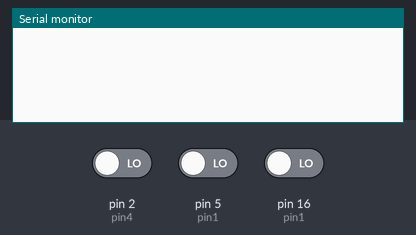
The sketch below on a simulated Arduino Uno, built with avr-gcc and run on an emulated ATmega328P. Parts: the last lines printed to the serial monitor. The test bench sets the inputs (shaded band); at power-on: pin 2 (pin4) LOW, pin 5 (pin1) LOW, pin 16 (pin1) LOW.

Above: at 1.2 s.
1.3 s: pin 2 (pin4) driven HIGH
At 2.5 s:
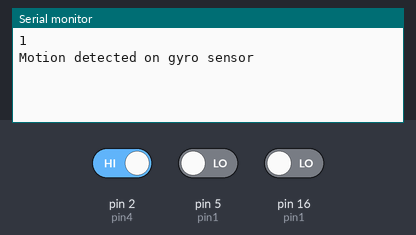
2.8 s: pin 5 (pin1) driven HIGH
At 3.8 s:
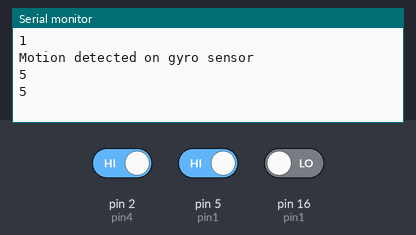
4.3 s: pin 16 (pin1) driven HIGH
At 5.0 s:
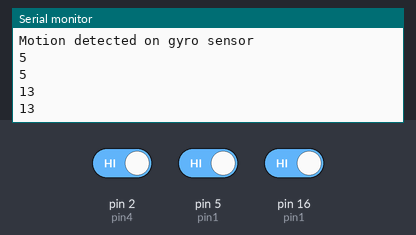
5.8 s: pin 2 (pin4) driven LOW
At 6.1 s:
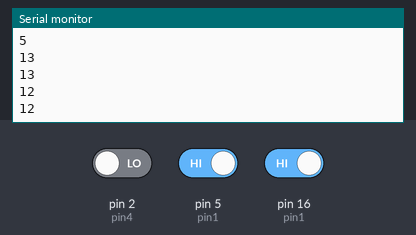
7.3 s: pin 5 (pin1) driven LOW
At 8.5 s:
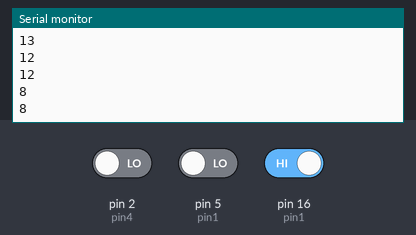
Timing chart, 0 to 9.8 s (numbered marks = the images above; inputs shaded):
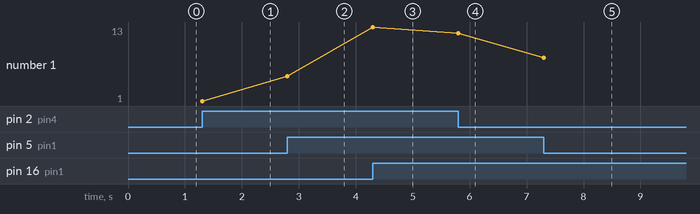

Measured:
- after the input at 1.3 s, the serial monitor: prints a new line at once (image 1)
- after the input at 2.8 s, the serial monitor: prints a new line at once (image 2)
- after the input at 4.3 s, the serial monitor: prints a new line at once (image 3)
- after the input at 5.8 s, the serial monitor: prints a new line at once (image 4)
- after the input at 7.3 s, the serial monitor: prints a new line at once (image 5)
- plotted number 1: 1 → 5 after the input at 2.8 s, 5 → 13 after the input at 4.3 s, 13 → 12 after the input at 5.8 s, 12 → 8 after the input at 7.3 s

The sketch:

reciver.ino
```cpp
int pin1 = 16;
int pin2 = 5;
int pin3 = 0;
int pin4 = 2;
int globPin1Value = 0;
int globPin2Value = 0;
int globPin3Value = 0;
int globPin4Value = 0;
void setup() {
  Serial.begin(115200);
  pinMode(pin1, INPUT);
  pinMode(pin2, INPUT);
  pinMode(pin3, INPUT);
  pinMode(pin4, INPUT);
  // pinMode(VT_pin, OUTPUT);
  // pinMode(indicator, OUTPUT);
  // resetReciver(1);
}
void RFmsgDecoder(int msgCode) {
  switch (msgCode) {
  case 1:
    // Serial.println("1");
    Serial.println("Motion detected on gyro sensor");
    break;
  case 2:
    // Serial.println("2");
    Serial.println("Motion detected on ultrasonic sensor");
    break;
  case 3:
    // Serial.println("3");
    Serial.println("Motion detected on both ultrasonic and gyro sensor");
    break;
  case 4:
    Serial.println("4");
    break;
  case 5:
    Serial.println("5");
    break;
  case 6:
    Serial.println("6");
    break;
  case 7:
    Serial.println("7");
    break;
  case 8:
    Serial.println("8");
    break;
  case 9:
    Serial.println("9");
    break;
  case 10:
    Serial.println("10");
    break;
  case 11:
    Serial.println("11");
    break;
  case 12:
    Serial.println("12");
    break;
  case 13:
    Serial.println("13");
    break;
  case 14:
    Serial.println("14");
    break;
  case 15:
    Serial.println("15");
    break;
  default:
    Serial.println("Msg out of range");
    break;
  }
}
void bineryToDecimal(int pin1, int pin2, int pin3, int pin4) {
  int decimal = 0;
  if (pin1 == 1) {
    decimal += 8;
  }
  if (pin2 == 1) {
    decimal += 4;
  }
  if (pin3 == 1) {
    decimal += 2;
  }
  if (pin4 == 1) {
    decimal += 1;
  }
  Serial.println(decimal);
  RFmsgDecoder(decimal);
}
void loop() {
  int Pin1ValueTemp = digitalRead(pin1);
  int Pin2ValueTemp = digitalRead(pin2);
  int Pin3ValueTemp = digitalRead(pin3);
  int Pin4ValueTemp = digitalRead(pin4);
  if (Pin1ValueTemp != globPin1Value || Pin2ValueTemp != globPin2Value ||
      Pin3ValueTemp != globPin3Value || Pin4ValueTemp != globPin4Value) {
    globPin1Value = Pin1ValueTemp;
    globPin2Value = Pin2ValueTemp;
    globPin3Value = Pin3ValueTemp;
    globPin4Value = Pin4ValueTemp;
    // digitalWrite(indicator, HIGH);
    // Serial.println("->" + String(globPin1ValueTemp) + "," +
    // String(globPin2ValueTemp) + "," + String(globPin3ValueTemp) + "," +
    // String(globPin4ValueTemp) + ".");
    if (globPin1Value == 1 || globPin2Value == 1 || globPin3Value == 1 ||
        globPin4Value == 1) {
      bineryToDecimal(globPin1Value, globPin2Value, globPin3Value,
                      globPin4Value);
    }

    // delay(500);
    // digitalWrite(indicator, LOW);
  }
  // delay(50);
}
```

Source omitted: h__gyro_and__RF_sensor.cpp (29410 bytes)
